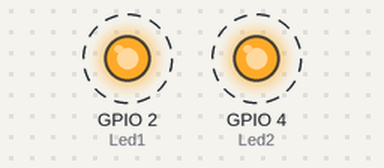
Bench run of a sketch on a simulated ESP32. On the bench: output pins drawn as LEDs (lit = HIGH). Dashed ring = blinking.

Above: at 0.2 s.
Timing chart, 0 to 4.6 s (numbered marks = the images above):
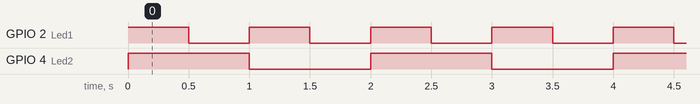

Measured:
- by itself, GPIO 2 (Led1): alternates HIGH for 0.50 s and LOW for 0.50 s
- by itself, GPIO 4 (Led2): alternates HIGH for 1.0 s and LOW for 1.0 s
- by itself, everything shown: repeats every 2.0 s, in 4 steps

The sketch:

PUNTO1.ino
```cpp
#include <Arduino.h>

int Led1 = 2;
int Led2 = 4;

void TaskLed1(void *pvParameters);
void TaskLed2(void *pvParameters);

void setup() {
  pinMode(Led1, OUTPUT);
  pinMode(Led2, OUTPUT);

  xTaskCreate(TaskLed1, "Tarea LED1", 1024, NULL, 1, NULL);
  xTaskCreate(TaskLed2, "Tarea LED2", 1024, NULL, 1, NULL);
}

void loop() {}

void TaskLed1(void *pvParameters) {
  for (;;) {
    digitalWrite(Led1, HIGH);
    vTaskDelay(pdMS_TO_TICKS(500));
    digitalWrite(Led1, LOW);
    vTaskDelay(pdMS_TO_TICKS(500));
  }
}

void TaskLed2(void *pvParameters) {
  for (;;) {
    digitalWrite(Led2, HIGH);
    vTaskDelay(pdMS_TO_TICKS(1000));
    digitalWrite(Led2, LOW);
    vTaskDelay(pdMS_TO_TICKS(1000));
  }
}
```
